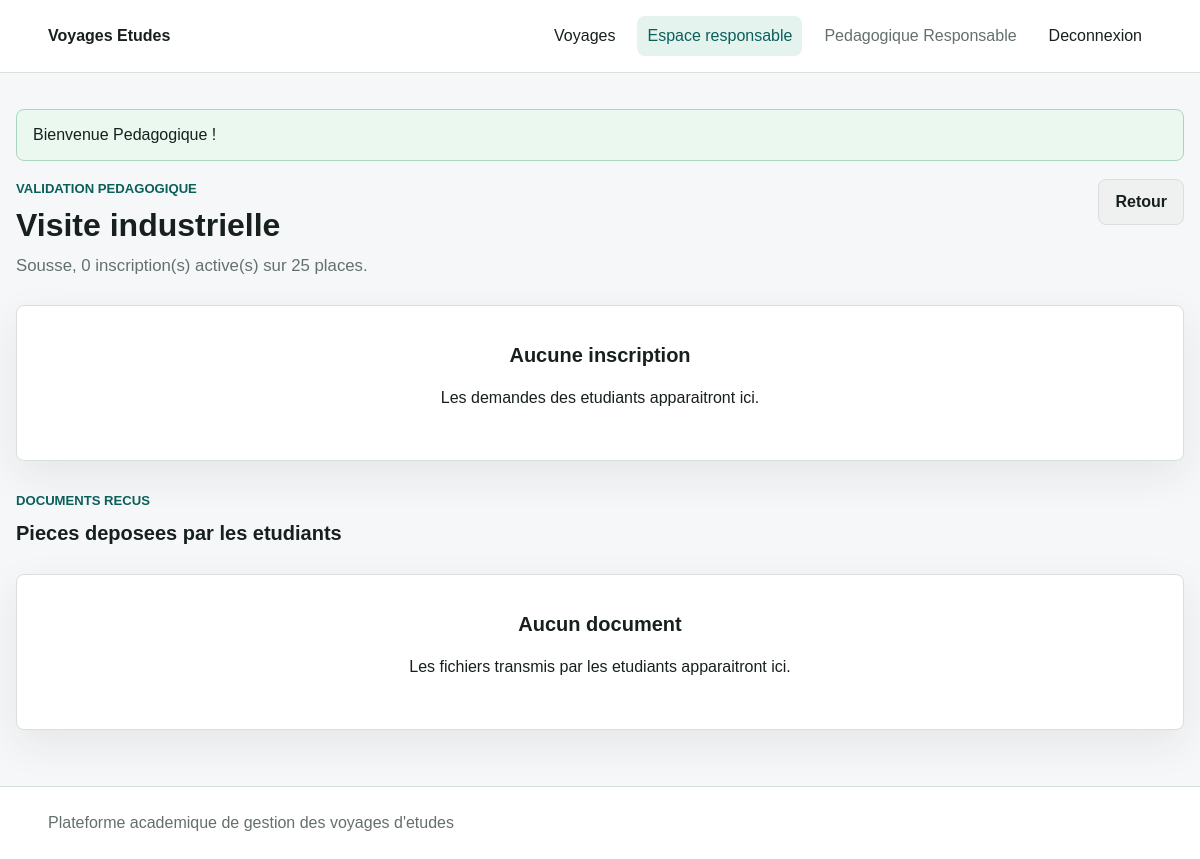
Screenshot of /index.php?route=responsable/inscriptions&id=1 (signed in) with the database file from the repository.
### tables this page shows
CREATE TABLE IF NOT EXISTS voyages (
  id_voyage INT AUTO_INCREMENT PRIMARY KEY,
  titre VARCHAR(180) NOT NULL,
  destination VARCHAR(180) NOT NULL,
  description TEXT NOT NULL,
  date_depart DATE NOT NULL,
  date_retour DATE NOT NULL,
  budget DECIMAL(10,2) NOT NULL DEFAULT 0.00,
  nb_places INT NOT NULL,
  statut ENUM('en_attente', 'valide', 'refuse', 'archive') NOT NULL DEFAULT 'en_attente',
  id_responsable INT NOT NULL,
  date_creation DATETIME NOT NULL DEFAULT CURRENT_TIMESTAMP,
  date_modification DATETIME NULL DEFAULT NULL ON UPDATE CURRENT_TIMESTAMP,
  CONSTRAINT fk_voyages_responsable
    FOREIGN KEY (id_responsable) REFERENCES users(id_user)
    ON DELETE RESTRICT ON UPDATE CASCADE,
  INDEX idx_voyages_statut (statut),
  INDEX idx_voyages_destination (destination),
  INDEX idx_voyages_responsable (id_responsable)
);

CREATE TABLE IF NOT EXISTS users (
  id_user INT AUTO_INCREMENT PRIMARY KEY,
  nom VARCHAR(100) NOT NULL,
  prenom VARCHAR(100) NOT NULL,
  email VARCHAR(190) NOT NULL UNIQUE,
  mot_de_passe VARCHAR(255) NOT NULL,
  role ENUM('etudiant', 'responsable', 'admin', 'financier') NOT NULL DEFAULT 'etudiant',
  statut ENUM('actif', 'inactif') NOT NULL DEFAULT 'actif',
  date_creation DATETIME NOT NULL DEFAULT CURRENT_TIMESTAMP,
  date_modification DATETIME NULL DEFAULT NULL ON UPDATE CURRENT_TIMESTAMP,
  INDEX idx_users_role (role),
  INDEX idx_users_statut (statut)
);

### app/core/Controller.php (called while the page is built, shortened)
<?php
abstract class Controller
{
    protected function view(string $view, array $data = []): void
    {
        require VIEW_PATH . DIRECTORY_SEPARATOR . 'layouts' . DIRECTORY_SEPARATOR . 'main.php';
    }
}

### app/controllers/VoyageController.php (called while the page is built, shortened)
<?php
class VoyageController extends Controller
{
    public function inscriptions(): void
    {
        $id = (int) ($_GET['id'] ?? 0);
        $voyage = (new Voyage())->find($id);
        $this->view('responsable/inscriptions', [
            'title' => 'Inscriptions - ' . $voyage['titre'],
            'voyage' => $voyage,
            'inscriptions' => (new Inscription())->forVoyage($id),
            'documents' => (new Document())->forVoyage($id),
        ]);
    }
}

### public/index.php (called while the page is built, shortened)
<?php
require_once dirname(__DIR__) . DIRECTORY_SEPARATOR . 'app' . DIRECTORY_SEPARATOR . 'config' . DIRECTORY_SEPARATOR . 'config.php';
$routes = [
    'home' => [HomeController::class, 'index'],
    'login' => [AuthController::class, 'login'],
    'login/store' => [AuthController::class, 'authenticate'],
    'register' => [AuthController::class, 'register'],
    'register/store' => [AuthController::class, 'storeRegister'],
    'logout' => [AuthController::class, 'logout'],
    'voyages' => [VoyageController::class, 'index'],
    'voyage/show' => [VoyageController::class, 'show'],
    'mes-inscriptions' => [InscriptionController::class, 'mine'],
    'inscription/store' => [InscriptionController::class, 'store'],
    'inscription/status' => [InscriptionController::class, 'updateStatus'],
    'documents' => [DocumentController::class, 'mine'],
    'document/upload' => [DocumentController::class, 'upload'],
    'document/download' => [DocumentController::class, 'download'],
    'responsable/voyages' => [VoyageController::class, 'mine'],
    'responsable/voyage/create' => [VoyageController::class, 'create'],
    'responsable/voyage/store' => [VoyageController::class, 'store'],
    'responsable/voyage/edit' => [VoyageController::class, 'edit'],
    'responsable/voyage/update' => [VoyageController::class, 'update'],
    'responsable/voyage/archive' => [VoyageController::class, 'archive'],
    'responsable/inscriptions' => [VoyageController::class, 'inscriptions'],
    'admin/dashboard' => [AdminController::class, 'dashboard'],
    'admin/users' => [AdminController::class, 'users'],
    'admin/users/store' => [AdminController::class, 'storeUser'],
    'admin/users/update' => [AdminController::class, 'updateUser'],
    'admin/voyages' => [AdminController::class, 'voyages'],
    'admin/documents' => [DocumentController::class, 'adminIndex'],
    'admin/voyage/validate' => [AdminController::class, 'validateVoyage'],
    'admin/voyage/refuse' => [AdminController::class, 'refuseVoyage'],
    'admin/voyage/archive' => [AdminController::class, 'archiveVoyage'],
];
$route = current_route();
[$controllerClass, $method] = $routes[$route];
try {
    $controller = new $controllerClass();
    $controller->$method();
} catch (PDOException $exception) {
    http_response_code(500);
    $message = 'Erreur de base de donnees. Verifiez la configuration MySQL.';
    require VIEW_PATH . DIRECTORY_SEPARATOR . 'errors' . DIRECTORY_SEPARATOR . '500.php';
} catch (Throwable $exception) {
    http_response_code(500);
    $message = 'Une erreur inattendue est survenue.';
    require VIEW_PATH . DIRECTORY_SEPARATOR . 'errors' . DIRECTORY_SEPARATOR . '500.php';
}

### app/core/helpers.php (called while the page is built, shortened)
<?php
function e(?string $value): string
{
    return htmlspecialchars((string) $value, ENT_QUOTES, 'UTF-8');
}
function url(string $route = '', array $params = []): string
{
    $script = str_replace('\\', '/', $_SERVER['SCRIPT_NAME'] ?? '/public/index.php');
    $query = array_merge(['route' => trim($route, '/')], $params);
    return $script . '?' . http_build_query($query);
}
function asset(string $path): string
{
    $scriptDir = rtrim(str_replace('\\', '/', dirname($_SERVER['SCRIPT_NAME'] ?? '')), '/');
    return ($scriptDir === '' ? '' : $scriptDir) . '/' . ltrim($path, '/');
}
function get_flash_messages(): array
{
    $messages = $_SESSION['flash'] ?? [];
    return $messages;
}
function current_route(): string
{
    return trim((string) ($_GET['route'] ?? 'home'), '/');
}

### app/core/Auth.php (called while the page is built, shortened)
<?php
class Auth
{
    public static function user(): ?array
    {
        return $_SESSION['user'] ?? null;
    }
    public static function check(): bool
    {
        return self::user() !== null;
    }
    public static function role(): ?string
    {
        return $_SESSION['user']['role'] ?? null;
    }
}

### app/core/Model.php (called while the page is built, shortened)
<?php
abstract class Model
{
    public function __construct()
    {
        require_once APP_PATH . DIRECTORY_SEPARATOR . 'config' . DIRECTORY_SEPARATOR . 'database.php';
        $this->db = Database::connection();
    }
}

### app/config/database.php (called while the page is built, shortened)
<?php
class Database
{
    private static ?PDO $connection = null;
    public static function connection(): PDO
    {
        if (self::$connection === null) {
            $dsn = 'mysql:host=' . DB_HOST . ';dbname=' . DB_NAME . ';charset=utf8mb4';
            self::$connection = new PDO($dsn, DB_USER, DB_PASS, [
                PDO::ATTR_ERRMODE => PDO::ERRMODE_EXCEPTION,
                PDO::ATTR_DEFAULT_FETCH_MODE => PDO::FETCH_ASSOC,
                PDO::ATTR_EMULATE_PREPARES => false,
            ]);
        }
        return self::$connection;
    }
}

### app/models/Voyage.php (called while the page is built, shortened)
<?php
class Voyage extends Model
{
    public function find(int $id): ?array
    {
        $stmt = $this->db->prepare($this->baseSelect() . ' WHERE v.id_voyage = :id LIMIT 1');
        $stmt->execute(['id' => $id]);
        $voyage = $stmt->fetch();
        return $voyage ?: null;
    }
    private function baseSelect(): string
    {
        return "SELECT
                    v.*,
                    u.nom AS responsable_nom,
                    u.prenom AS responsable_prenom,
                    (
                        SELECT COUNT(*)
                        FROM inscriptions i
                        WHERE i.id_voyage = v.id_voyage
                          AND i.statut IN ('en_attente', 'valide')
                    ) AS nb_inscrits,
                    (
                        v.nb_places - (
                            SELECT COUNT(*)
                            FROM inscriptions i2
                            WHERE i2.id_voyage = v.id_voyage
                              AND i2.statut IN ('en_attente', 'valide')
                        )
                    ) AS places_restantes
                FROM voyages v
                INNER JOIN users u ON u.id_user = v.id_responsable";
    }
}

### app/config/config.php (called while the page is built, shortened)
<?php
spl_autoload_register(function (string $class): void {
    $directories = [
        APP_PATH . DIRECTORY_SEPARATOR . 'core',
        APP_PATH . DIRECTORY_SEPARATOR . 'models',
        APP_PATH . DIRECTORY_SEPARATOR . 'controllers',
    ];
    foreach ($directories as $directory) {
        $file = $directory . DIRECTORY_SEPARATOR . $class . '.php';
        if (is_file($file)) {
            return;
        }
    }
});
require_once APP_PATH . DIRECTORY_SEPARATOR . 'core' . DIRECTORY_SEPARATOR . 'helpers.php';

### app/views/responsable/inscriptions.php (the view, shortened to what this page needs)
<section class="page-heading">
    <div>
        <p class="eyebrow">Validation pedagogique</p>
        <h1><?= e($voyage['titre']) ?></h1>
        <p class="lede"><?= e($voyage['destination']) ?>, <?= e((string) $voyage['nb_inscrits']) ?> inscription(s) active(s) sur <?= e((string) $voyage['nb_places']) ?> places.</p>
    </div>
    <a class="button secondary" href="<?= e(url('responsable/voyages')) ?>">Retour</a>
</section>
<?php if ($inscriptions === []): ?>
    <section class="empty-state">
        <h2>Aucune inscription</h2>
        <p>Les demandes des etudiants apparaitront ici.</p>
    </section>
<?php endif; ?>
<section class="section-block">
    <div class="page-heading compact">
        <div>
            <p class="eyebrow">Documents recus</p>
            <h2>Pieces deposees par les etudiants</h2>
        </div>
    </div>
    <?php if ($documents === []): ?>
        <section class="empty-state">
            <h2>Aucun document</h2>
            <p>Les fichiers transmis par les etudiants apparaitront ici.</p>
        </section>
    <?php endif; ?>
</section>

### app/views/layouts/main.php (shortened to what this page needs)
<!doctype html>
<html lang="fr">
<head>
    <link rel="stylesheet" href="<?= e(asset('assets/css/app.css')) ?>">
</head>
<body>
    <header class="site-header">
        <a class="brand" href="<?= e(url('home')) ?>"><?= e(APP_NAME) ?></a>
        <nav class="main-nav" data-menu>
            <a href="<?= e(url('voyages')) ?>" class="<?= current_route() === 'voyages' ? 'active' : '' ?>">Voyages</a>
            <?php if (Auth::role() === 'responsable'): ?>
                <a href="<?= e(url('responsable/voyages')) ?>" class="<?= str_starts_with(current_route(), 'responsable') ? 'active' : '' ?>">Espace responsable</a>
            <?php endif; ?>
            <?php if (Auth::check()): ?>
                <span class="nav-user"><?= e(Auth::user()['prenom'] . ' ' . Auth::user()['nom']) ?></span>
                <a href="<?= e(url('logout')) ?>">Deconnexion</a>
            <?php else: ?>
                <a href="<?= e(url('login')) ?>">Connexion</a>
                <a class="button small" href="<?= e(url('register')) ?>">Creer un compte</a>
            <?php endif; ?>
        </nav>
    </header>
    <main class="page">
        <?php foreach (get_flash_messages() as $flash): ?>
            <div class="alert <?= e($flash['type']) ?>">
                <?= e($flash['message']) ?>
            </div>
        <?php endforeach; ?>
        <?php require $viewFile; ?>
    </main>
    <footer class="site-footer">
        <span>Plateforme academique de gestion des voyages d'etudes</span>
    </footer>
</body>
</html>

### assets/css/app.css (style rules this page uses)
:root { color-scheme: light; --bg: #f6f7f9; --surface: #ffffff; --text: #17201d; --muted: #64706b; --line: #d9dfdc; --primary: #0f766e; --primary-dark: #0b5f59; --secondary: #43515a; --danger: #c93f4b; --warning: #a66f00; --success: #24834f; --focus: #e6b450; --shadow: 0 14px 40px rgba(26, 35, 32, 0.08); }
* { box-sizing: border-box; }
body { margin: 0; background: var(--bg); color: var(--text); font-family: Arial, Helvetica, sans-serif; font-size: 16px; line-height: 1.5; }
a { color: var(--primary); text-decoration: none; }
.site-header { position: sticky; top: 0; z-index: 20; display: flex; align-items: center; justify-content: space-between; gap: 24px; padding: 16px clamp(18px, 4vw, 48px); background: rgba(255, 255, 255, 0.96); border-bottom: 1px solid var(--line); backdrop-filter: blur(10px); }
.brand { color: var(--text); font-weight: 800; text-decoration: none; }
.main-nav { display: flex; align-items: center; gap: 12px; flex-wrap: wrap; }
.main-nav a, .nav-user { color: var(--text); padding: 8px 10px; border-radius: 8px; }
.main-nav a.active { background: #e5f3ef; color: var(--primary-dark); }
.nav-user { color: var(--muted); }
.page { width: min(1180px, calc(100% - 32px)); margin: 0 auto; padding: 36px 0 56px; }
.site-footer { padding: 24px clamp(18px, 4vw, 48px); color: var(--muted); border-top: 1px solid var(--line); background: var(--surface); }
.page-heading, .auth-shell, .detail-layout, .split-grid { display: grid; grid-template-columns: minmax(0, 1fr) auto; gap: 24px; align-items: start; margin-bottom: 26px; }
.page-heading.compact { margin-bottom: 14px; }
h1, h2, h3, p { overflow-wrap: anywhere; }
h1 { margin: 0 0 10px; font-size: 2rem; line-height: 1.15; }
h2 { margin: 0 0 12px; font-size: 1.25rem; }
.eyebrow { margin: 0 0 8px; color: var(--primary-dark); font-size: 0.82rem; font-weight: 800; text-transform: uppercase; }
.lede { max-width: 680px; margin: 0; color: var(--muted); font-size: 1.05rem; }
.panel, .travel-card, .stat-card, .empty-state { background: var(--surface); border: 1px solid var(--line); border-radius: 8px; box-shadow: var(--shadow); }
.empty-state { padding: 34px; text-align: center; }
.button { display: inline-flex; align-items: center; justify-content: center; gap: 8px; min-height: 42px; padding: 10px 16px; color: #ffffff; background: var(--primary); border: 1px solid var(--primary); border-radius: 8px; cursor: pointer; font-weight: 700; text-decoration: none; }
.button.secondary { color: var(--text); background: #eef1f0; border-color: var(--line); }
.alert { padding: 13px 16px; margin-bottom: 18px; border-radius: 8px; border: 1px solid var(--line); background: var(--surface); }
.alert.success { border-color: #a9d7be; background: #eaf8f0; }
.section-block { margin-top: 30px; }

### rows the page displays
voyages: id_responsable.nom "Pedagogique Responsable", titre "Visite industrielle", destination "Sousse", nb_places "25"

### other values shown
APP_NAME "Voyages Etudes"
$flash['message'] "Bienvenue Pedagogique !"
$voyage['nb_inscrits'] "0"
